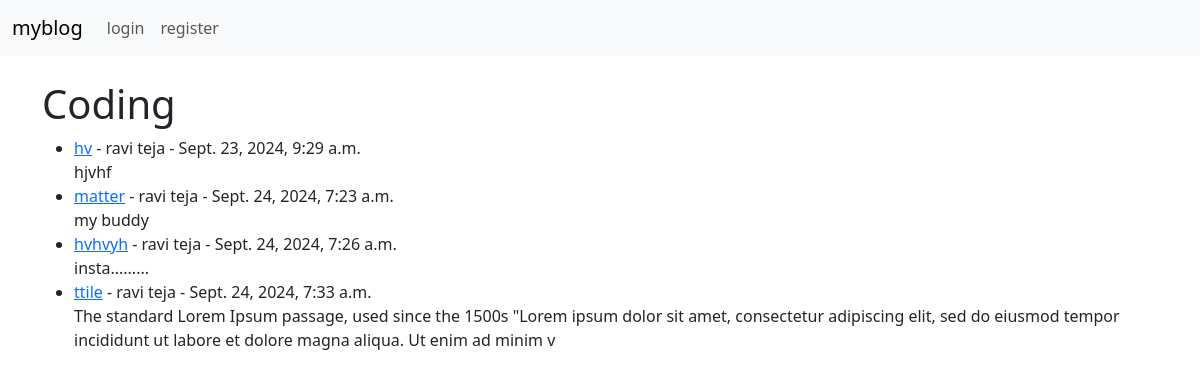
/category/coding/, run on the app's committed database.
### myblog/models.py (models this page shows, shortened)
class Post(models.Model):
    title = models.CharField(max_length=255)
    title_tag = models.CharField(max_length=255)
    author = models.ForeignKey(User, on_delete=models.CASCADE)
    body = models.TextField()
    post_date = models.DateTimeField(auto_now_add=True)
    category = models.CharField(max_length=255, default='coding')
    image = models.ImageField(upload_to='post_images/', null=True, blank=True)  # Add this line for post images

### myblog/views.py (the view)
# urls.py: path('category/<str:cats>/', CategoryView, name='category'),
def CategoryView(request, cats):
    category_posts = Post.objects.filter(category=cats)
    return render(request, 'categories.html', {'cats': cats.title(), 'category_posts': category_posts})

### myblog/templates/categories.html (shortened to what this page needs)
{% extends 'base.html' %}
 {% block content %}
{% if category_posts %}
<h1> {{ cats }} </h1>
<ul>
{% for post in category_posts %}
    <li> <a href="{% url 'article-detail' post.pk %}">
{{ post.title }}</a>
 -  {{ post.author.first_name }}
        {{ post.author.last_name }} -
        {{ post.post_date }}
        <br/>
    {{ post.body | slice:":200"|safe }}</li>
{% endfor %}
</ul>
{% else %}
<h2>sorry this page does not exist>>>></h2>
{% endif %}
{% endblock %}

### data on the page
Post: title "hv", author.first_name "ravi", author.last_name "teja", post_date "Sept. 23, 2024, 9:29 a.m.", body "hjvhf"
Post: title "matter", author.first_name "ravi", author.last_name "teja", post_date "Sept. 24, 2024, 7:23 a.m.", body "my buddy"
Post: title "hvhvyh", author.first_name "ravi", author.last_name "teja", post_date "Sept. 24, 2024, 7:26 a.m.", body "insta........."
Post: title "ttile", author.first_name "ravi", author.last_name "teja", post_date "Sept. 24, 2024, 7:33 a.m.", body "The standard Lorem Ipsum passage, used since the 1500s \"Lorem ipsum dolor sit amet, consectetur adipiscing elit, sed do eiusmod tempor incididunt ut labore et dolore magna aliqua. Ut enim ad minim v"

### other printed values
{{ cats }} "Coding"
